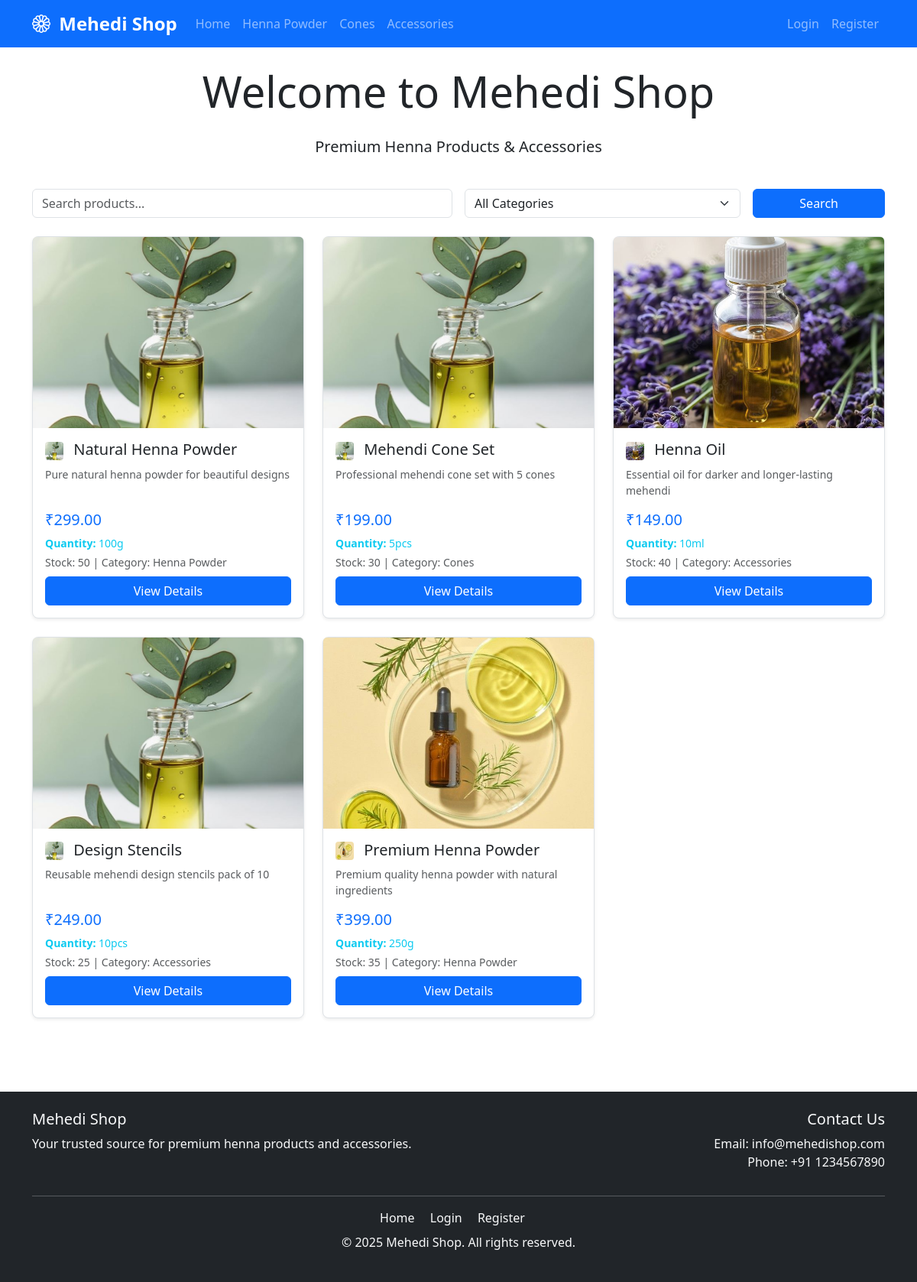
The page / on the database its author committed.
### tables this page shows
CREATE TABLE IF NOT EXISTS products (
    id INT AUTO_INCREMENT PRIMARY KEY,
    name VARCHAR(200) NOT NULL,
    description TEXT,
    price DECIMAL(10, 2) NOT NULL,
    image_url VARCHAR(500),
    image_path VARCHAR(500),
    stock INT DEFAULT 0,
    category VARCHAR(100),
    quantity_value DECIMAL(10, 2) NULL,
    quantity_unit VARCHAR(50) NULL,
    status ENUM('active', 'inactive') DEFAULT 'active',
    created_at TIMESTAMP DEFAULT CURRENT_TIMESTAMP
);

### includes/functions.php (called while the page is built, shortened)
<?php
function sanitize($data) {
    $data = trim($data);
    $data = stripslashes($data);
    $data = htmlspecialchars($data, ENT_QUOTES, 'UTF-8');
    return $data;
}
function isLoggedIn() {
    return isset($_SESSION['user_id']);
}
function formatPrice($price) {
    return '₹' . number_format($price, 2);
}
function formatQuantity($value, $unit) {
    $formatted_value = rtrim(rtrim(number_format($value, 2), '0'), '.');
    return $formatted_value . $unit;
}
?>

### index.php (the view, shortened to what this page needs)
<?php
require_once 'includes/header.php';
$conn = getDBConnection();
$search = sanitize($_GET['search'] ?? '');
$query = "SELECT * FROM products WHERE status = 'active'";
$query .= " ORDER BY created_at DESC";
$stmt = $conn->prepare($query);
$stmt->execute();
$products = $stmt->get_result();
?>
<div class="row mb-4">
    <div class="col-md-12">
        <h1 class="display-4 text-center mb-4">Welcome to Mehedi Shop</h1>
        <p class="lead text-center">Premium Henna Products & Accessories</p>
    </div>
</div>
<div class="row mb-4">
    <div class="col-md-12">
        <form method="GET" action="" class="row g-3">
            <div class="col-md-6">
                <input type="text" class="form-control" name="search" placeholder="Search products..."
                       value="<?php echo htmlspecialchars($search); ?>">
            </div>
            <div class="col-md-4">
                <select class="form-select" name="category">
                    <option value="">All Categories</option>
                </select>
            </div>
            <div class="col-md-2">
                <button type="submit" class="btn btn-primary w-100">Search</button>
            </div>
        </form>
    </div>
</div>
<div class="row">
    <?php if ($products->num_rows > 0): ?>
        <?php while ($product = $products->fetch_assoc()): ?>
            <div class="col-md-4 mb-4">
                <div class="card h-100 shadow-sm">
                    <?php
                    $image_url = !empty($product['image_path']) ? $product['image_path'] :
                                 (!empty($product['image_url']) ? $product['image_url'] : 'assets/images/default-product.jpg');
                    ?>
                    <img src="<?php echo htmlspecialchars($image_url); ?>"
                         class="card-img-top product-image"
                         alt="<?php echo htmlspecialchars($product['name']); ?>"
                         onerror="this.src='assets/images/default-product.jpg'">
                    <div class="card-body d-flex flex-column">
                        <h5 class="card-title">
                            <img src="<?php echo htmlspecialchars($image_url); ?>"
                                 alt="<?php echo htmlspecialchars($product['name']); ?>"
                                 class="product-name-icon me-2"
                                 style="width: 24px; height: 24px; object-fit: cover; border-radius: 4px; vertical-align: middle;"
                                 onerror="this.style.display='none';">
                            <?php echo htmlspecialchars($product['name']); ?>
                        </h5>
                        <p class="card-text text-muted small">
                            <?php echo htmlspecialchars(substr($product['description'], 0, 100)); ?>
                        </p>
                        <div class="mt-auto">
                            <p class="h5 text-primary mb-2"><?php echo formatPrice($product['price']); ?></p>
                            <?php
                            $quantity_display = formatQuantity($product['quantity_value'] ?? null, $product['quantity_unit'] ?? null);
                            if ($quantity_display): ?>
                                <p class="small text-info mb-1">
                                    <strong>Quantity:</strong> <?php echo htmlspecialchars($quantity_display); ?>
                                </p>
                            <?php endif; ?>
                            <p class="small text-muted mb-2">
                                Stock: <?php echo $product['stock']; ?> |
                                Category: <?php echo htmlspecialchars($product['category']); ?>
                            </p>
                            <a href="product.php?id=<?php echo $product['id']; ?>" class="btn btn-primary w-100">
                                View Details
                            </a>
                        </div>
                    </div>
                </div>
            </div>
        <?php endwhile; ?>
    <?php endif; ?>
</div>
<?php require_once 'includes/footer.php'; ?>

### includes/header.php (shortened to what this page needs)
<?php
require_once 'includes/functions.php';
$cart_count = 0;
?>
<!DOCTYPE html>
<html lang="en">
<head>
    <link href="https://cdn.jsdelivr.net/npm/bootstrap@5.3.0/dist/css/bootstrap.min.css" rel="stylesheet">
    <link rel="stylesheet" href="https://cdn.jsdelivr.net/npm/bootstrap-icons@1.11.0/font/bootstrap-icons.css">
    <link rel="stylesheet" href="assets/css/style.css">
</head>
<body>
    <nav class="navbar navbar-expand-lg navbar-dark bg-primary">
        <div class="container">
            <a class="navbar-brand" href="index.php">
                <i class="bi bi-flower1"></i> Mehedi Shop
            </a>
            <div class="collapse navbar-collapse" id="navbarNav">
                <ul class="navbar-nav me-auto">
                    <li class="nav-item">
                        <a class="nav-link" href="index.php">Home</a>
                    </li>
                    <li class="nav-item">
                        <a class="nav-link" href="index.php?category=Henna Powder">Henna Powder</a>
                    </li>
                    <li class="nav-item">
                        <a class="nav-link" href="index.php?category=Cones">Cones</a>
                    </li>
                    <li class="nav-item">
                        <a class="nav-link" href="index.php?category=Accessories">Accessories</a>
                    </li>
                </ul>
                <ul class="navbar-nav">
                    <?php if (isLoggedIn()): ?>
                        <li class="nav-item">
                            <a class="nav-link" href="cart.php">
                                <i class="bi bi-cart"></i> Cart
                                <?php if ($cart_count > 0): ?>
                                    <span class="badge bg-danger"><?php echo $cart_count; ?></span>
                                <?php endif; ?>
                            </a>
                        </li>
                        <li class="nav-item">
                            <a class="nav-link" href="orders.php">My Orders</a>
                        </li>
                        <li class="nav-item">
                            <a class="nav-link" href="profile.php">Profile</a>
                        </li>
                        <?php if (isAdmin()): ?>
                            <li class="nav-item">
                                <a class="nav-link" href="admin/index.php">Admin</a>
                            </li>
                        <?php endif; ?>
                        <li class="nav-item">
                            <a class="nav-link" href="logout.php">Logout</a>
                        </li>
                    <?php else: ?>
                        <li class="nav-item">
                            <a class="nav-link" href="login.php">Login</a>
                        </li>
                        <li class="nav-item">
                            <a class="nav-link" href="register.php">Register</a>
                        </li>
                    <?php endif; ?>
                </ul>
            </div>
        </div>
    </nav>
    <main class="container my-4">

### includes/footer.php (shortened to what this page needs)
    </main>
    <footer class="bg-dark text-light py-4 mt-5">
        <div class="container">
            <div class="row">
                <div class="col-md-6">
                    <h5>Mehedi Shop</h5>
                    <p>Your trusted source for premium henna products and accessories.</p>
                </div>
                <div class="col-md-6 text-md-end">
                    <h5>Contact Us</h5>
                    <p>Email: info@mehedishop.com<br>Phone: +91 1234567890</p>
                </div>
            </div>
            <hr class="bg-light">
            <div class="row">
                <div class="col-md-12 text-center">
                    <p class="mb-2">
                        <a href="index.php" class="text-light text-decoration-none me-3">Home</a>
                        <?php if (!isLoggedIn()): ?>
                            <a href="login.php" class="text-light text-decoration-none me-3">Login</a>
                            <a href="register.php" class="text-light text-decoration-none me-3">Register</a>
                        <?php else: ?>
                            <a href="profile.php" class="text-light text-decoration-none me-3">Profile</a>
                            <a href="orders.php" class="text-light text-decoration-none me-3">Orders</a>
                        <?php endif; ?>
                    </p>
                    <p>&copy; <?php echo date('Y'); ?> Mehedi Shop. All rights reserved.</p>
                </div>
            </div>
        </div>
    </footer>
</body>
</html>

### assets/css/style.css (style rules this page uses)
:root { --primary-color: #0d6efd; --secondary-color: #6c757d; --success-color: #198754; --danger-color: #dc3545; --warning-color: #ffc107; --info-color: #0dcaf0; --light-color: #f8f9fa; --dark-color: #212529; }
body { font-family: 'Segoe UI', Tahoma, Geneva, Verdana, sans-serif; min-height: 100vh; display: flex; flex-direction: column; }
main { flex: 1; }
.navbar-brand { font-weight: bold; font-size: 1.5rem; }
.navbar-brand i { margin-right: 5px; }
.product-image { height: 250px; object-fit: cover; width: 100%; transition: transform 0.3s ease; }
.card { transition: box-shadow 0.3s ease; border: none; }
.btn-primary { background-color: var(--primary-color); border-color: var(--primary-color); }
footer { margin-top: auto; }
.card { border-radius: 8px; border: 1px solid #dee2e6; }
.text-primary { color: var(--primary-color) !important; }
.bg-primary { background-color: var(--primary-color) !important; }

### rows shown on the page
products: image_path (picture), name "Natural Henna Powder", description "Pure natural henna powder for beautiful designs", price "₹299.00", quantity_display "100g", stock "50", category "Henna Powder"
products: image_path (picture), name "Mehendi Cone Set", description "Professional mehendi cone set with 5 cones", price "₹199.00", quantity_display "5pcs", stock "30", category "Cones"
products: image_path (picture), name "Henna Oil", description "Essential oil for darker and longer-lasting mehendi", price "₹149.00", quantity_display "10ml", stock "40", category "Accessories"
products: image_path (picture), name "Design Stencils", description "Reusable mehendi design stencils pack of 10", price "₹249.00", quantity_display "10pcs", stock "25", category "Accessories"
products: image_path (picture), name "Premium Henna Powder", description "Premium quality henna powder with natural ingredients", price "₹399.00", quantity_display "250g", stock "35", category "Henna Powder"
